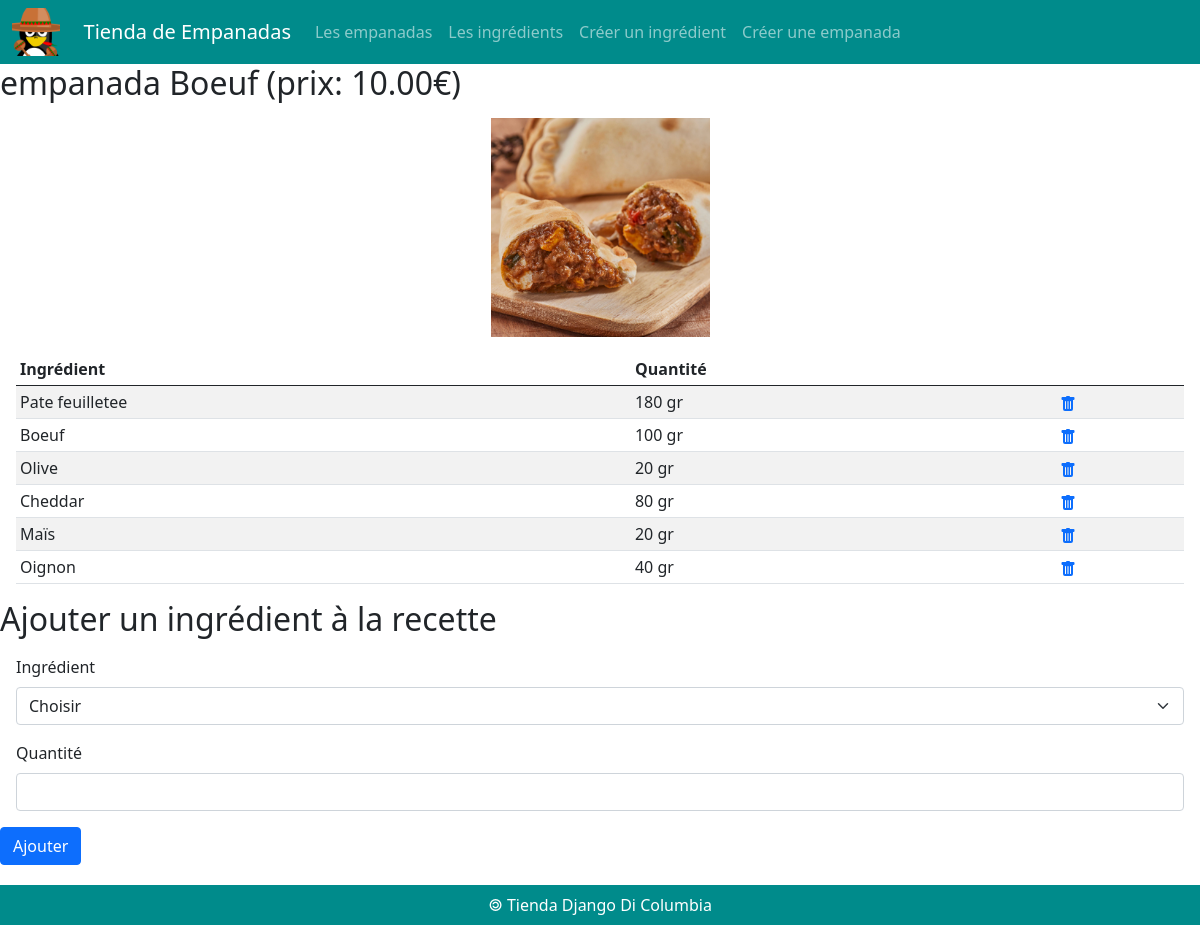
Page /empanada/1 on the committed database.
### empanadas/models.py (models this page shows, shortened)
class Empanada(models.Model) :
    idEmpanada = models.AutoField(primary_key = True)
    nomEmpanada = models.CharField(max_length = 50)
    prix = models.DecimalField(max_digits = 6, decimal_places = 2)
    image = models.ImageField(default = 'imagesEmpanadas/default.png', upload_to = 'imagesEmpanadas/')
    def __str__(self) :
        return 'empanada ' + self.nomEmpanada + ' (prix: ' + str(self.prix) + '€)'

class Ingredient(models.Model) :
    idIngredient = models.AutoField(primary_key = True)
    nomIngredient = models.CharField(max_length = 50)
    def __str__(self) :
        return self.nomIngredient

class Composition(models.Model) :
    class Meta :
        unique_together = ('ingredient', 'empanada')
    idComposition = models.AutoField(primary_key = True)
    ingredient = models.ForeignKey(Ingredient, on_delete = models.CASCADE)
    empanada = models.ForeignKey(Empanada, on_delete = models.CASCADE)
    quantite = models.CharField(max_length = 100)

### empanadas/views.py (the view)
# urls.py: path('empanada/<int:empanada_id>', views.empanada),
def empanada(request, empanada_id) :
    laEmpanada = Empanada.objects.get(idEmpanada = empanada_id)
    compos = Composition.objects.filter(empanada = empanada_id)
    ingrs = Ingredient.objects.all()
    recipe = {}
    for compo in compos :
        recipe[compo.ingredient] = compo.quantite
    print(recipe)
    return render(
        request,
        'empanadas/empanada.html',
        {'empanada' : laEmpanada,
         'recette' : recipe,
         'ingredients' : ingrs},
    )

### empanadas/templates/empanadas/empanada.html (shortened to what this page needs)
{% extends 'empanadas/base.html' %}
{% block main %}
<h2>{{empanada}}</h2>
<div class="m-3">
    <figure class="w-25 text-center m-auto">
        <img src="{{MEDIA_URL}}{{empanada.image}}" class="image-fluid" style="width: 75%;"/>
    </figure>
</div>
<div class="m-3">
    <table class="table table-sm table-striped">
        <thead class="thead-dark">
            <tr>
                <th>Ingrédient</th>
                <th>Quantité</th>
                <th></th>
            </tr>
        </thead>
        <tbody>
            {% for ingr, qt in recette.items %}
            <tr>
                <td>{{ingr.nomIngredient}}</td>
                <td>{{qt}} gr</td>
                <td><a href="/empanada/{{empanada.idEmpanada}}/deleteIngredient/{{ingr.idIngredient}}">
                </a></td>
            </tr>
            {% endfor %}
        </tbody>
    </table>
</div>
<h2>Ajouter un ingrédient à la recette</h2>
<form action="/empanada/{{empanada.idEmpanada}}/addIngredient" method="POST">
    <div class="m-3">
        <label for="id_ingredient" class="form-label">
            Ingrédient
        </label>
        <select id="id_ingredient" name="ingredient" class="form-select" required>
            <option selected disabled>Choisir</option>
        </select>
    </div>
    <div class="m-3">
        <label for="id_quantite" class="form-label">
            Quantité
        </label>
        <input id="id_quantite" name="quantite" type="text" maxlength="100" required class="form-control"/>
    </div>
    <button type="submit" class="btn btn-primary" style="margin-bottom: 5%;">Ajouter</button>
</form>
{% endblock %}

### rows in the picture
Empanada: nomEmpanada+prix "empanada Boeuf (prix: 10.00€)", image (picture)
Ingredient: nomIngredient "Pate feuilletee", quantite "180"
Ingredient: nomIngredient "Boeuf", quantite "100"
Ingredient: nomIngredient "Olive", quantite "20"
Ingredient: nomIngredient "Cheddar", quantite "80"
Ingredient: nomIngredient "Maïs", quantite "20"
Ingredient: nomIngredient "Oignon", quantite "40"
